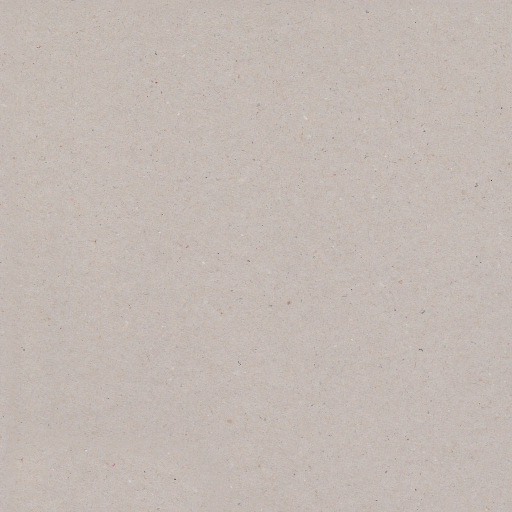
#> input picture skills/handwriting/scripts/paper-scans/paper002-color.jpg, 1024 x 1024 px (shown at 1/2 size); its folder holds 3 pictures in this run
$ python make_journal.py
#> lines starting #> are read from the running program, lines starting #| are printed output that depends on the picture
### skills/handwriting/scripts/paper.py
"""Paper that looks like paper.

Caleb, 2026-10-07: "I think the ai part is the background being completely
monotone and flat, no texture, it doesn't look like real paper." The first
sheets were one flat colour with per-pixel static. Real paper has fibre, a
cloudy unevenness, a surface that catches light, edges that took the wear, and
for a note on a fridge, usually a fold.

    from paper import sheet
    img = sheet(900, 1180, (250, 247, 238), scan="paper001", crumple=0.3, fold=0.42)

Detail comes from CC0 scans (paper-scans/README.md), so the fibre is real.
"""

import random
from pathlib import Path

import numpy as np
from PIL import Image, ImageFilter

SCANS = Path(__file__).resolve().parent / "paper-scans"


def _crop(path, w, h, rng, zoom):
#> called with w = 920, h = 1280, zoom = 1.75
    src = Image.open(path).convert("RGB")
#> src is the input picture: PIL image 1024x1024 RGB; mean R, G, B 195.4, 185.3, 179.3
    cw, ch = int(src.width / zoom), int(src.height / zoom)
#> cw = 585; ch = 585
    cw, ch = min(cw, src.width), min(ch, src.height)
    x = rng.randint(0, src.width - cw)
#> x = 217
    y = rng.randint(0, src.height - ch)
#> y = 52
    return src.crop((x, y, x + cw, y + ch)).resize((w, h), Image.BICUBIC)
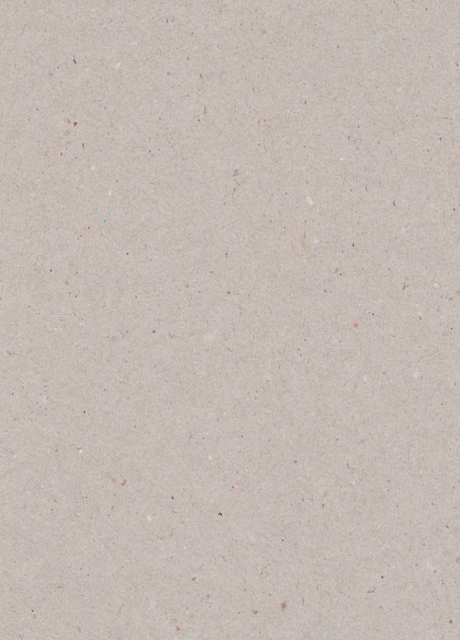
#> returned value: PIL image 920x1280 RGB (shown at 1/2 size); mean R, G, B 195.7, 185.5, 179.4


# [14 lines left out: functions _detail, _shade, not called in this run]


def sheet(w, h, base, scan="paper001", strength=1.0, crumple=0.0, fold=None, wear=0.6, seed=0, alpha=True):
    rng = random.Random(f"paper:{scan}:{seed}:{w}x{h}")
    zoom = max(w, h) / 1024 * 1.4
    color = _crop(SCANS / f"{scan}-color.jpg", w, h, rng, zoom)
    normal = _crop(SCANS / f"{scan}-normal.jpg", w, h, rng, zoom)
    fibre = _detail(color, 6)
    cloud = _detail(color, 60)  # the slow unevenness a sheet has across it
    shade = _shade(normal)
    tex = 1 + (fibre - 1) * 0.7 * strength + (cloud - 1) * 0.9 * strength + (shade - 1) * 0.18 * strength
    if crumple > 0:
        c_norm = _crop(SCANS / "paper003-normal.jpg", w, h, rng, max(1.0, zoom * 0.6))
        tex *= 1 + (_shade(c_norm) - 1) * 0.3 * crumple
    yy, xx = np.mgrid[0:h, 0:w].astype(np.float32)
    # Light falls off across the sheet a little, never perfectly even.
    tex *= 1 - 0.035 * (yy / h) - 0.02 * (xx / w)
    if fold is not None:
        # A fold across the sheet: a soft shadow on one side, a lifted
        # highlight on the other, and a crease line where the fibres broke.
        fy = h * fold + rng.uniform(-6, 6)
        tilt = rng.uniform(-0.015, 0.015)
        d = yy - (fy + (xx - w / 2) * tilt)
        tex *= 1 - 0.06 * np.exp(-((d + 10) / 18) ** 2) + 0.035 * np.exp(-((d - 12) / 24) ** 2)
        tex *= 1 - 0.09 * np.exp(-(d / 1.6) ** 2)
    if wear > 0:
        # Edges handled more than the middle: slightly darker, slightly grubby.
        edge = np.minimum.reduce([xx, yy, w - 1 - xx, h - 1 - yy])
        tex *= 1 - wear * 0.05 * np.exp(-edge / 10)
    rgb = np.clip(np.array(base, dtype=np.float32)[None, None, :] * tex[..., None], 0, 255).astype(np.uint8)
    img = Image.fromarray(rgb, "RGB").convert("RGBA")
    if alpha and wear > 0:
        # Corners are never perfectly sharp on paper that has been around.
        a = np.full((h, w), 255, dtype=np.uint8)
        r = max(2, int(min(w, h) * 0.006))
        for cx, cy in ((0, 0), (w - 1, 0), (0, h - 1), (w - 1, h - 1)):
            ys = slice(max(0, cy - r), min(h, cy + r + 1))
            xs = slice(max(0, cx - r), min(w, cx + r + 1))
            sub_y, sub_x = np.mgrid[ys, xs]
            inside = (abs(sub_x - cx) + abs(sub_y - cy)) < r
            a[ys, xs][inside] = 0
        img.putalpha(Image.fromarray(a))
    return img

### amber/fridge/components/join/make_journal.py
"""Builds the guest journal's pages and the host's date ink.

    python3 components/join/make_journal.py

Writes into public/kitchen/journal/:

- page-standin.png   the blank right page, used until the 3D track ships
                     public/kitchen/layers/journal-page.webp
- page-left.png      the left page, five earlier guests: a loose signature and
                     a date each, every guest in their own hand and pen
- dates/*.png        "Oct" and "7" in the host's hand, composed at runtime
                     into today's date beside the visitor's line

and components/join/journal-dates.ts, the measured ink box of every date
piece, so the runtime can set "Oct" and "7" on the rule a hand would.

Both pages print the same ruling, RULE_TOP and RULE_PITCH, which match the
fallback in components/join/journal.ts. The component measures the rules off
whichever page image it loads, so a real render with different ruling still
gets its fields on its own rules.

The model invents letters at low bias, so every piece of ink this writes is
read back by eye from the contact sheet saved next to the script's output
(public/kitchen/journal/contact.png is deleted after review).
"""

import json
import random
import sys
from pathlib import Path

import numpy as np
from PIL import Image

sys.path.insert(0, str(Path.home() / "code/chewbacca/skills/handwriting/scripts"))
import handwrite as hw  # noqa: E402
from paper import sheet  # noqa: E402

ROOT = Path(__file__).resolve().parents[2]
OUT = ROOT / "public/kitchen/journal"
TS = Path(__file__).resolve().parent / "journal-dates.ts"

W, H = 920, 1280
RULE_TOP = 0.11
RULE_PITCH = 0.05
RULE_COUNT = 16
# A guest book's ruling stops short of the edges, the way a printed form does.
RULE_X = (0.05, 0.95)
CREAM = (247, 242, 229)

MONTHS = ["Jan", "Feb", "Mar", "Apr", "May", "Jun", "Jul", "Aug", "Sep", "Oct", "Nov", "Dec"]

# The host dates each line in one hand with one pen.
HOST = dict(style=9, bias=0.95, tool="ballpoint", color=(34, 38, 64), size=22, surface="notebook")


def rules_px():
    return [round((RULE_TOP + i * RULE_PITCH) * H, 2) for i in range(RULE_COUNT)]


# [41 lines left out: functions print_rules, curl, not called in this run]


def page(spine_left, seed, first_rule=0):
    img = sheet(W, H, CREAM, scan="paper002", strength=0.7, crumple=0.0, fold=None, wear=0.18, seed=seed, alpha=False)
    rgb = np.asarray(img, dtype=np.float32)[..., :3].copy()
    rng = random.Random(f"journal-rules-{seed}")
    print_rules(rgb, spine_left, rng, first_rule)
    curl(rgb, spine_left)
    return Image.fromarray(np.clip(rgb, 0, 255).astype(np.uint8), "RGB").convert("RGBA")


# Five earlier guests, oldest first. Loose initials, never a readable name:
# Caleb's rule is no real people on the site.
GUESTS = [
    dict(date="Sep 14", sig="M. K.", style=2, bias=0.55, tool="ballpoint", color=(30, 44, 120), size=19, slant=6, rule=5, dseed=7),
    dict(date="Sep 21", sig="jd", style=5, bias=0.5, tool="gel", color=(24, 24, 30), size=22, slant=-2, rule=7),
    dict(date="Sep 27", sig="A.L.R", style=11, bias=0.6, tool="fineliner", color=(40, 40, 52), size=17, slant=10, rule=9),
    dict(date="Oct 3", sig="T. O.", style=1, bias=0.55, tool="ballpoint", color=(22, 30, 96), size=20, slant=3, rule=12),
    dict(date="Oct 5", sig="sw", style=7, bias=0.5, tool="pencil", color=(58, 58, 66), size=21, slant=14, rule=14, dseed=9),
]


# The last line of Amber's original homepage essay, printed in the book the
# way a publisher sets an epigraph: a modest book face, small, italic. The
# rest of the essay is told by the objects on the fridge.
EPIGRAPH = (
    "AI shouldn't be a cold, static world. It should be the tool that allows "
    "us to be our most human selves, and do what humans do best: find "
    "patterns and make connections."
)
EPIGRAPH_FONT = ("/System/Library/Fonts/Supplemental/Charter.ttc", 1)
# The left page's ruling starts below the epigraph, at this rule.
LEFT_FIRST_RULE = 3


# [133 lines left out: functions letterpress, left_page, _ink_box, date_piece, dates, contact, not called in this run]


def main():
    OUT.mkdir(parents=True, exist_ok=True)
    which = sys.argv[1:] or ["standin", "left", "dates"]
    # Seeds picked after reading the contact sheet: the default seed wrote a
    # wrong digit for these.
    seeds = json.loads((Path(__file__).parent / "journal-seeds.json").read_text()) if (Path(__file__).parent / "journal-seeds.json").exists() else {}
    if "standin" in which:
        page(spine_left=True, seed=12).convert("RGB").save(OUT / "page-standin.png", optimize=True)
    if "left" in which:
        left_page()
    if "dates" in which:
        contact(dates(seeds))
    for p in sorted(OUT.rglob("*.png"))[:6]:
        print(p.relative_to(ROOT), p.stat().st_size)


if __name__ == "__main__":
#> (the run stopped early here; a loop or call above may not have finished)
